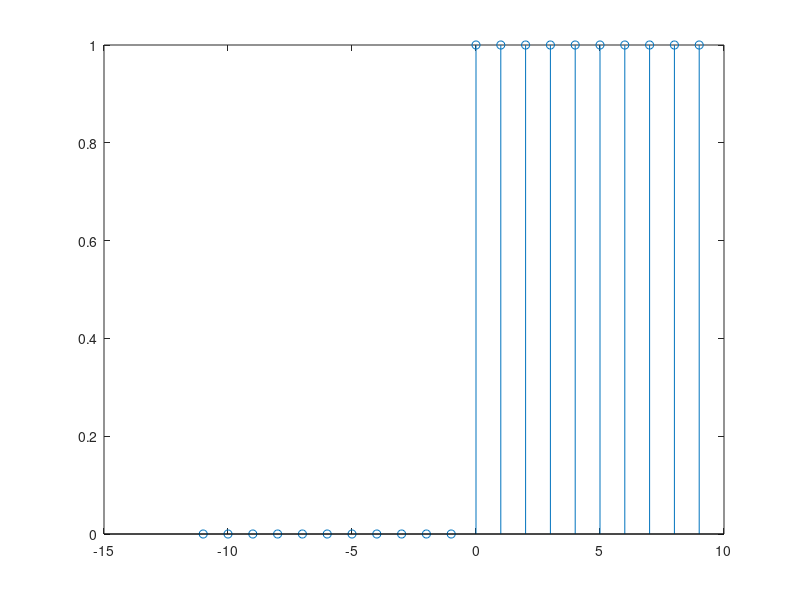

Write MATLAB code to recreate this figure.
t = -10:10;


% Part A
% Generate a Unit Impulse Signal delta[n].
% Use the cumulative summation function (cumsum) on your impulse signal array to obtain the corresponding Unit Step Signal u[n].
imp = (t==0);
unit = cumsum(imp)
stem(t,unit);


% Part B
% Generate a Unit Step Signal u[n].
% Use the cumulative summation function on your step signal to obtain the Ramp Signal r[n].
unit = (t>=0);
ramp = (cumsum(unit)-unit);
stem(t,ramp);


% Part C
% Generate a Ramp Signal r[n].
% Use the first difference operation on your ramp signal to recover the Unit Step Signal u[n].
% Verify the mathematical relationship: u[n] = r[n] - r[n-1]
unit = (t >= 0);
ramp = cumsum(unit)-unit;
unit = zeros(size(ramp));
unit(2:end) = ramp(2:end) - ramp(1:end-1);
stem(t-1, unit);



% Brief text discussion verifying that my programmed outputs match the theoretical mathematical definitions.

% The programmed outputs for the Unit Impulse, Unit Step, and Ramp signals match the theoretical mathematical definitions. The Unit Impulse signal is generated as a single non-zero value at n=0, which is consistent with the definition of an impulse. The Unit Step signal is obtained by taking the cumulative sum of the impulse signal, resulting in a step function that transitions from 0 to 1 at n=0. The Ramp signal is derived from the cumulative sum of the Unit Step signal, producing a linear increase starting from n=0. Additionally, applying the first difference operation to the Ramp signal successfully recovers the Unit Step signal, confirming the mathematical relationship u[n] = r[n] - r[n-1].



% QnA:

% Q: How is a Unit Step generated from an Impulse?
% Ans: A Unit Step signal is generated by taking the cumulative sum of the Unit Impulse signal.

% Q: How is a Ramp generated from a Step?
% Ans: A Ramp signal is generated by taking the cumulative sum of the Unit Step signal.

% Q: Why is cumulative summation important in DSP?
% Ans: Cumulative summation is important in DSP because it allows for the generation of signals that represent the integral of other signals, which is useful in various signal processing applications.

% Q: What happens when the difference operation is applied to a Ramp?
% Ans: When the difference operation is applied to a Ramp signal, it recovers the Unit Step signal, confirming the mathematical relationship u[n] = r[n] - r[n-1].
